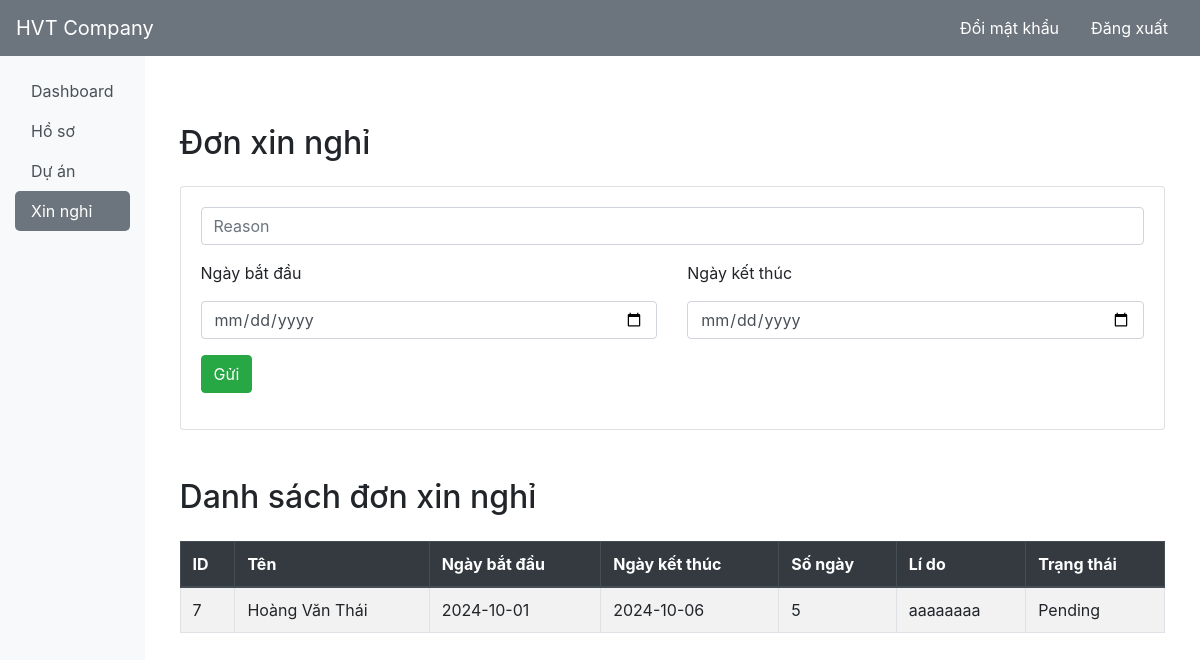
The app's page /applyleave.php (signed in) with its own data.
### tables this page shows
CREATE TABLE `employee_leave` (
  `id` int(11) DEFAULT NULL,
  `token` int(11) NOT NULL,
  `start` date DEFAULT NULL,
  `end` date DEFAULT NULL,
  `reason` char(100) DEFAULT NULL,
  `status` char(50) DEFAULT NULL
);

CREATE TABLE `employee` (
  `id` int(11) NOT NULL,
  `firstName` varchar(100) NOT NULL,
  `lastName` varchar(100) NOT NULL,
  `email` varchar(100) NOT NULL,
  `password` text NOT NULL,
  `birthday` date NOT NULL,
  `gender` varchar(10) NOT NULL,
  `contact` varchar(20) NOT NULL,
  `nid` int(20) NOT NULL,
  `address` varchar(100) DEFAULT NULL,
  `dept` varchar(100) NOT NULL,
  `degree` varchar(100) NOT NULL,
  `pic` text NOT NULL
);

### applyleave.php (the view, shortened to what this page needs)
<?php
$id = $_SESSION['id'];
require_once('process/dbh.php');
?>
<html lang="en">
<head>
    <link href="https://stackpath.bootstrapcdn.com/bootstrap/4.5.2/css/bootstrap.min.css" rel="stylesheet">
</head>
<body>
    <?php include('eheader.php'); ?>
    <div class="container mt-5">
        <h2 class="mb-4">Đơn xin nghỉ</h2>
        <div class="page-wrapper bg-blue p-t-100 p-b-100 font-robo">
            <div class="wrapper wrapper--w680">
                <div class="card card-1">
                    <div class="card-body">
                        <form action="process/applyleaveprocess.php?id=<?php echo $id; ?>" method="POST">
                            <div class="input-group mb-3">
                                <input class="input--style-1 form-control" type="text" placeholder="Reason" name="reason" required>
                            </div>
                            <div class="row mb-3">
                                <div class="col-6">
                                    <p>Ngày bắt đầu</p>
                                    <div class="input-group">
                                        <input class="input--style-1 form-control" type="date" placeholder="start" name="start" required>
                                    </div>
                                </div>
                                <div class="col-6">
                                    <p>Ngày kết thúc</p>
                                    <div class="input-group">
                                        <input class="input--style-1 form-control" type="date" placeholder="end" name="end" required>
                                    </div>
                                </div>
                            </div>
                            <div class="p-t-20">
                                <button class="btn btn-success" type="submit">Gửi</button>
                            </div>
                        </form>
                    </div>
                </div>
            </div>
        </div>
        <h2 class="mt-5 mb-4">Danh sách đơn xin nghỉ</h2>
        <table class="table table-striped table-bordered">
            <thead class="thead-dark">
                <tr>
                    <th scope="col">ID</th>
                    <th scope="col">Tên</th>
                    <th scope="col">Ngày bắt đầu</th>
                    <th scope="col">Ngày kết thúc</th>
                    <th scope="col">Số ngày</th>
                    <th scope="col">Lí do</th>
                    <th scope="col">Trạng thái</th>
                </tr>
            </thead>
            <tbody>
                <?php
                $sql = "SELECT employee.id, employee.firstName, employee.lastName, employee_leave.start, employee_leave.end, employee_leave.reason, employee_leave.status
                        FROM employee
                        JOIN employee_leave ON employee.id = employee_leave.id
                        WHERE employee.id = $id
                        ORDER BY employee_leave.token";
                $result = mysqli_query($conn, $sql);
                while ($employee = mysqli_fetch_assoc($result)) {
                    $date1 = new DateTime($employee['start']);
                    $date2 = new DateTime($employee['end']);
                    $interval = $date1->diff($date2);
                    echo "<tr>";
                    echo "<td>" . htmlspecialchars($employee['id']) . "</td>";
                    echo "<td>" . htmlspecialchars($employee['lastName']) . " " . htmlspecialchars($employee['firstName']) . "</td>";
                    echo "<td>" . htmlspecialchars($employee['start']) . "</td>";
                    echo "<td>" . htmlspecialchars($employee['end']) . "</td>";
                    echo "<td>" . $interval->days . "</td>";
                    echo "<td>" . htmlspecialchars($employee['reason']) . "</td>";
                    echo "<td>" . htmlspecialchars($employee['status']) . "</td>";
                    echo "</tr>";
                }
                ?>
            </tbody>
        </table>
    </div>
            </div>
            </div>
</body>
</html>

### records on screen
employee_leave: id "7", id.lastName "Hoàng Văn", id.firstName "Thái", start "2024-10-01", end "2024-10-06", start+end "5", reason "aaaaaaaa", status "Pending"
